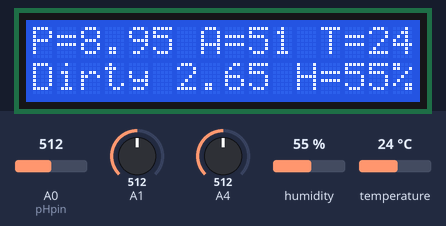
A sketch run on a simulated Arduino Uno, built with avr-gcc and run on an emulated ATmega328P. On the bench: 16×2 character LCD. Wiring (inferred from the names in the program): DHT11 sensor: data A2. The test bench sets the inputs (shaded band); at power-on: A1 = 512, humidity 55 %, A0 (pHpin) = 512, A4 = 512, temperature 24 °C. What the sketch prints to the serial monitor is not drawn.

Above: at 4.2 s.
4.3 s: A1 set to 798
At 5.3 s:
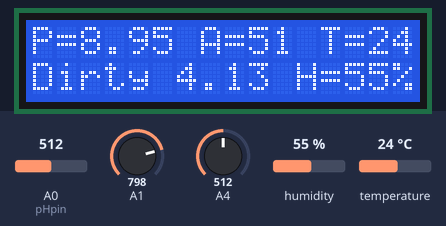
6.1 s: A1 set to 830
At 7.3 s:
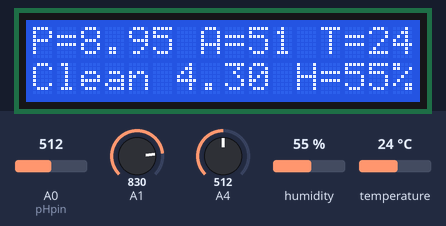
7.7 s: humidity set to 22 %
At 9.0 s:
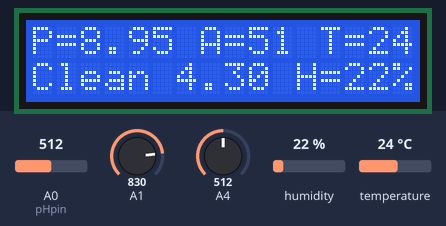
9.3 s: A0 (pHpin) set to 716
At 10.1 s:
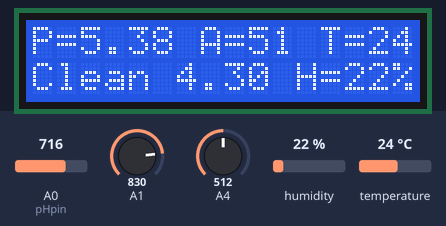
10.9 s: A4 set to 716
At 12.0 s:
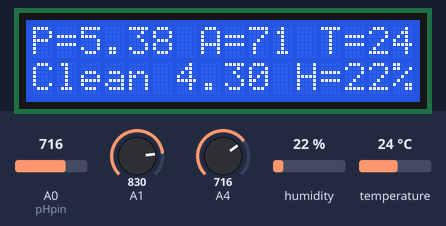
12.5 s: temperature set to 12 °C
At 14.0 s:
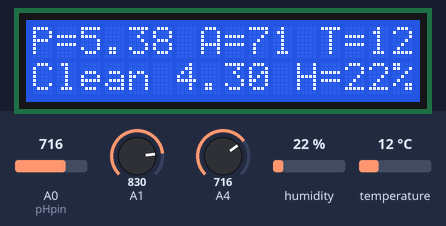
Timing chart, 0 to 15.0 s (numbered marks = the images above; inputs shaded):
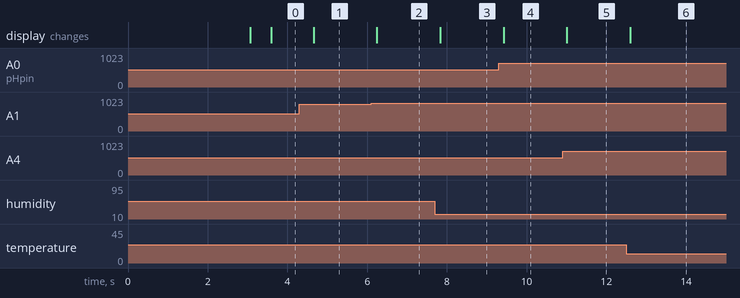

The sketch:

blu.ino
```cpp
#include <LiquidCrystal.h>

LiquidCrystal lcd(8, 9, 10, 11, 12, 13);

const byte pHpin = A0;
int airquality = A0;
int data_pin = A2;
boolean result[41]; //holds the result
int interval=500; //Sample every 2 seconds
unsigned int temp; //in celcius
unsigned int humidity; //in %RH
float Po;

void setup() {

  //Initiate Serial for Bluetooth Communication
    Serial.begin(9600);
    lcd.begin(16, 2);
    lcd.print(" H.T.KALUBOWILA ");
    delay(3000);
    lcd.clear();
}

void loop() {
  //Pause before taking next measurement
    delay(interval);
     Po = (1023 - analogRead(pHpin)) / 57.09;
    int sensorValue = analogRead(A4);
    int sensorValue1 = analogRead(A1);
    float voltage = sensorValue1 * (5.3 / 1024.0);
  //Trigger reading by holding data pin low for 18ms
    pinMode(data_pin, OUTPUT);
    digitalWrite(data_pin,LOW);
    delay(18);
    digitalWrite(data_pin,HIGH);
    pinMode(data_pin, INPUT_PULLUP);

  //read 41 bits of signal
    for(int i=0;i<=40;i++){
      result[i]=(pulseIn(data_pin, HIGH)>40);
    }

  //Extract Humidity (from byte 1)
    humidity=0;
    for (int i=1;i<=8;i++){
      humidity=humidity<<1;
      if (result[i]) humidity|=1;
    }

  //Extract Temperature (from Byte 3)
    temp=0;
    for (int i=17;i<=24;i++){
      temp=temp<<1;
      if (result[i]) temp|=1;
    }

   //Send data over Bluetooth
    Serial.print("*T"+String(temp)+"*");
    Serial.print("*H"+String(humidity)+"*");
    Serial.print("*A"+String(sensorValue/10)+"*");
    Serial.print("*D"+String(voltage)+"*");
    Serial.print("*P"+String(Po)+"*");


    lcd.setCursor(0, 0);
    lcd.print("P=");
    lcd.setCursor(2, 0);
    lcd.print(Po);

    lcd.setCursor(7, 0);
    lcd.print("A=");
    lcd.setCursor(9, 0);
    lcd.print(sensorValue/10);

    lcd.setCursor(12, 0);
    lcd.print("T=");
    lcd.setCursor(14, 0);
    lcd.print(temp);

    lcd.setCursor(11, 1);
    lcd.print("H=");
    lcd.setCursor(13, 1);
    lcd.print(humidity);
    lcd.setCursor(15, 1);
    lcd.print("%");

    lcd.setCursor(6, 1);
    lcd.print(voltage);


    if(voltage > 4.20  ){
    lcd.setCursor(0, 1);
    lcd.print("Clean");
    Serial.print("*F"+String("Clean")+"*");
    }

    else{
    lcd.setCursor(0, 1);
    lcd.print("Dirty");
    Serial.print("*F"+String("Dirty")+"*");
    }
}
```

Measured:
- the behaviour switches between 811 and 812 on A1 (found by bisection; images 1 and 2)
- after the input at 4.3 s, the display: changes after 0.36 s (image 1)
- after the input at 6.1 s, the display: changes after 0.14 s (image 2)
- after the input at 7.7 s, the display: changes after 0.13 s (image 3)
- after the input at 9.3 s, the display: changes after 0.12 s (image 4)
- after the input at 10.9 s, the display: changes after 0.11 s (image 5)
- after the input at 12.5 s, the display: changes after 0.10 s (image 6)
